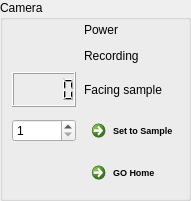
   <widget class="QGroupBox" name="groupBox_4">
    <property name="geometry">
     <rect>
      <x>800</x>
      <y>80</y>
      <width>191</width>
      <height>201</height>
     </rect>
    </property>
    <property name="title">
     <string>Camera</string>
    </property>
    <widget class="QWidget" name="gridLayoutWidget_5">
     <property name="geometry">
      <rect>
       <x>10</x>
       <y>20</y>
       <width>244</width>
       <height>171</height>
      </rect>
     </property>
     <layout class="QGridLayout" name="gridLayout_5">
      <item row="0" column="0">
       <widget class="QLabel" name="cameraPoweredLED">
        <property name="minimumSize">
         <size>
          <width>20</width>
          <height>20</height>
         </size>
        </property>
        <property name="maximumSize">
         <size>
          <width>20</width>
          <height>20</height>
         </size>
        </property>
        <property name="text">
         <string/>
        </property>
        <property name="pixmap">
         <pixmap resource="FireTamer.qrc">:/images/ledoff.png</pixmap>
        </property>
        <property name="scaledContents">
         <bool>true</bool>
        </property>
       </widget>
      </item>
      <item row="1" column="1">
       <widget class="QLabel" name="label_15">
        <property name="maximumSize">
         <size>
          <width>100</width>
          <height>16777215</height>
         </size>
        </property>
        <property name="text">
         <string>Recording</string>
        </property>
       </widget>
      </item>
      <item row="0" column="1">
       <widget class="QLabel" name="label_13">
        <property name="maximumSize">
         <size>
          <width>100</width>
          <height>16777215</height>
         </size>
        </property>
        <property name="text">
         <string>Power</string>
        </property>
       </widget>
      </item>
      <item row="3" column="0">
       <widget class="QSpinBox" name="spinBox">
        <property name="minimum">
         <number>1</number>
        </property>
        <property name="maximum">
         <number>5</number>
        </property>
        <property name="value">
         <number>1</number>
        </property>
       </widget>
      </item>
      <item row="1" column="0">
       <widget class="QLabel" name="cameraRecordingLED">
        <property name="minimumSize">
         <size>
          <width>20</width>
          <height>20</height>
         </size>
        </property>
        <property name="maximumSize">
         <size>
          <width>20</width>
          <height>20</height>
         </size>
        </property>
        <property name="text">
         <string/>
        </property>
        <property name="pixmap">
         <pixmap resource="FireTamer.qrc">:/images/ledoff.png</pixmap>
        </property>
        <property name="scaledContents">
         <bool>true</bool>
        </property>
       </widget>
      </item>
      <item row="2" column="0">
       <widget class="QLCDNumber" name="facingSampleLCD"/>
      </item>
      <item row="2" column="1">
       <widget class="QLabel" name="label_17">
        <property name="maximumSize">
         <size>
          <width>100</width>
          <height>16777215</height>
         </size>
        </property>
        <property name="text">
         <string>Facing sample</string>
        </property>
       </widget>
      </item>
      <item row="3" column="1">
       <widget class="QCommandLinkButton" name="commandLinkButton_4">
        <property name="sizePolicy">
         <sizepolicy hsizetype="Maximum" vsizetype="Maximum">
          <horstretch>0</horstretch>
          <verstretch>0</verstretch>
         </sizepolicy>
        </property>
        <property name="maximumSize">
         <size>
          <width>180</width>
          <height>16777215</height>
         </size>
        </property>
        <property name="font">
         <font>
          <family>Segoe UI</family>
          <pointsize>7</pointsize>
         </font>
        </property>
        <property name="text">
         <string>Set to Sample</string>
        </property>
       </widget>
      </item>
      <item row="4" column="1">
       <widget class="QCommandLinkButton" name="homeButton">
        <property name="sizePolicy">
         <sizepolicy hsizetype="Maximum" vsizetype="Maximum">
          <horstretch>0</horstretch>
          <verstretch>0</verstretch>
         </sizepolicy>
        </property>
        <property name="maximumSize">
         <size>
          <width>180</width>
          <height>16777215</height>
         </size>
        </property>
        <property name="font">
         <font>
          <family>Segoe UI</family>
          <pointsize>7</pointsize>
         </font>
        </property>
        <property name="text">
         <string>GO Home</string>
        </property>
       </widget>
      </item>
     </layout>
    </widget>
   </widget>
